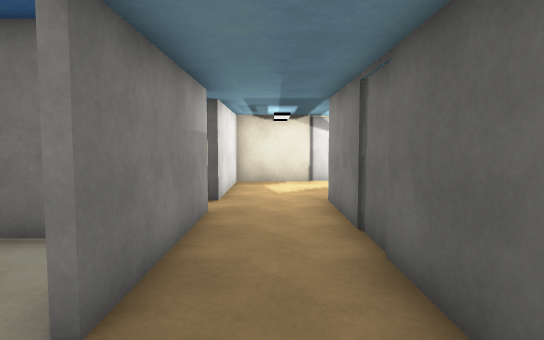
view 1 (above)

13 first-person views from a walk through a scene from a Unity 3-D project. The camera is 1.5 m above the floor, tilts 4° down and sees 75° across. The floor is counted in squares, 1 m on a side. Each view is taken from the middle of a square. On the plan, view 1 faces up. The plan holds only what a view shows up to about 16 squares ahead; the rest is blank. The place goes on beyond the plan. Door leaves are left out, so doorways stand open. Some surface patterns are stand-ins.

view 2
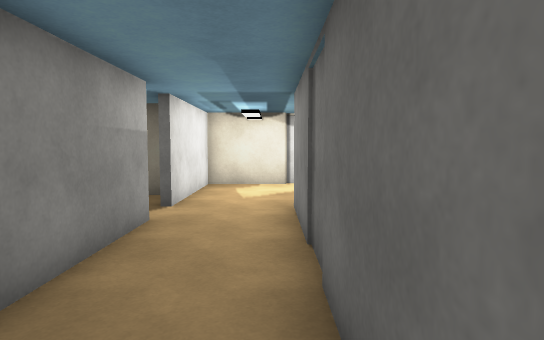

view 3
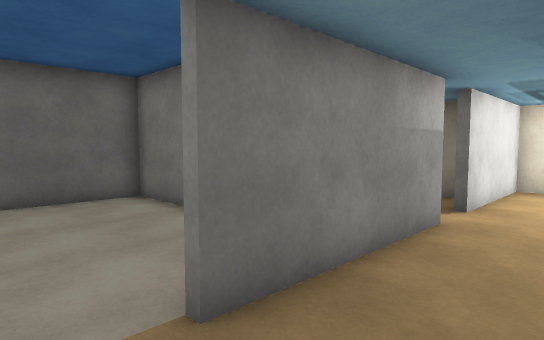

view 4
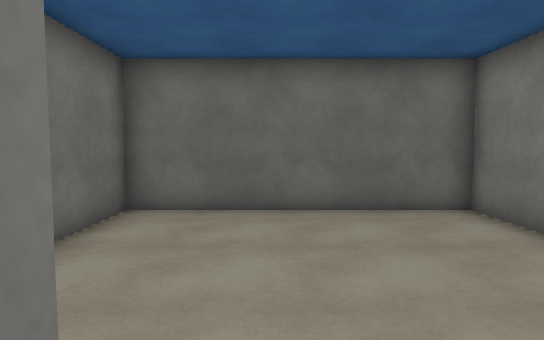

view 5
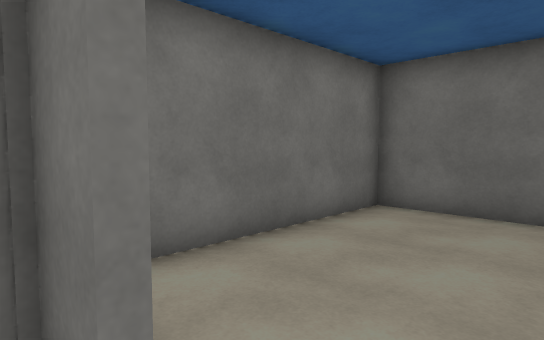

view 6
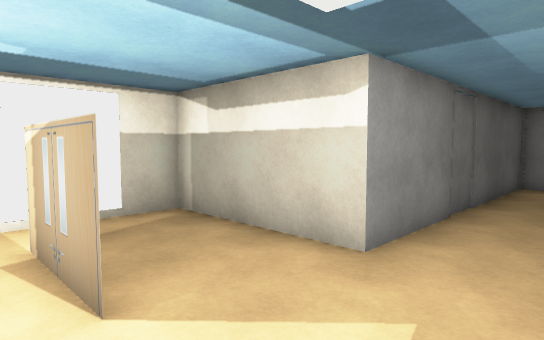

view 7
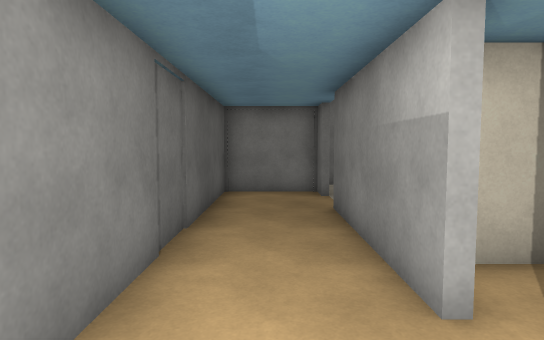

view 8
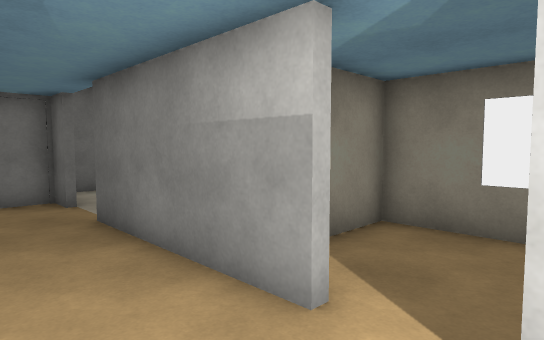

view 9
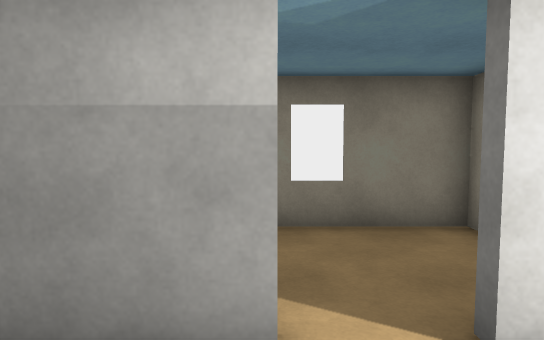

view 10
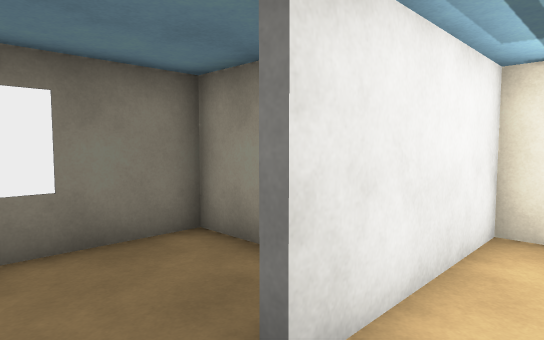

view 11
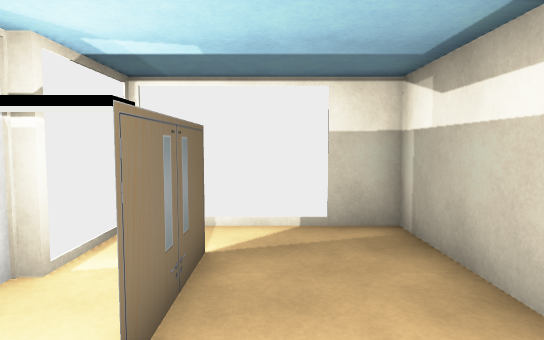

view 12
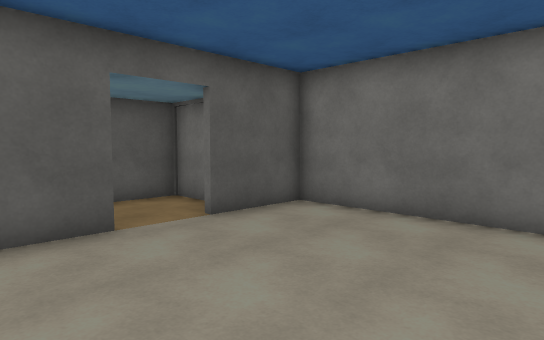

view 13
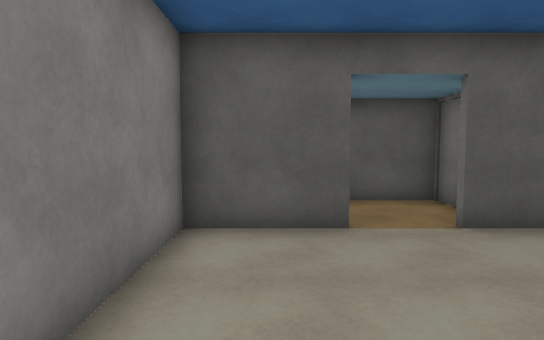

### Floor plan
Ten units are one square. View 1 is at (0, 0); x grows to the right and y downward. Boxes are objects, and circles mark ways between rooms. Rooms are numbered by the first view taken in them; rooms with no view inside come last. Other rooms are left out.
<svg viewBox="-96 -151 166 180">
<path fill="none" stroke="#000" d="M-15 -81 -15 -25M50 -129 20 -129M16 -146 -15 -146 -15 -95M-15 -6 -15 4 15 4 15 -96 65 -96 65 -110M-17 -25 -17 -56 -91 -56 -91 24 -17 24 -17 -6M-20 -116 -55 -116 -55 -66 -25 -66"/>
<circle cx="-20" cy="-15" r="3" fill="#2a7"/>
<circle cx="-20" cy="-90" r="3" fill="#2a7"/>
<text x="10" y="-80">1</text>
<text x="-60" y="-20">2</text>
<text x="-40" y="-90">3</text>
</svg>
Room 1 opens to room 2. Room 1 opens to room 3.

Where each view was taken, in squares from view 1:
view 1: 0 up, 0 right, facing up
view 2: 1 up, 1 right, facing up
view 3: 1 up, 1 right, facing up-left
view 4: 1 up, 1 left, facing left
view 5: 2 up, 1 left, facing down-left
view 6: 14 up, 1 left, facing down-right
view 7: 11 up, 0 right, facing down
view 8: 10 up, 1 right, facing down-left
view 9: 8 up, 1 right, facing left
view 10: 8 up, 0 right, facing up-left
view 11: 12 up, 0 right, facing right
view 12: 5 up, 8 left, facing down-right
view 13: 4 up, 8 left, facing right
